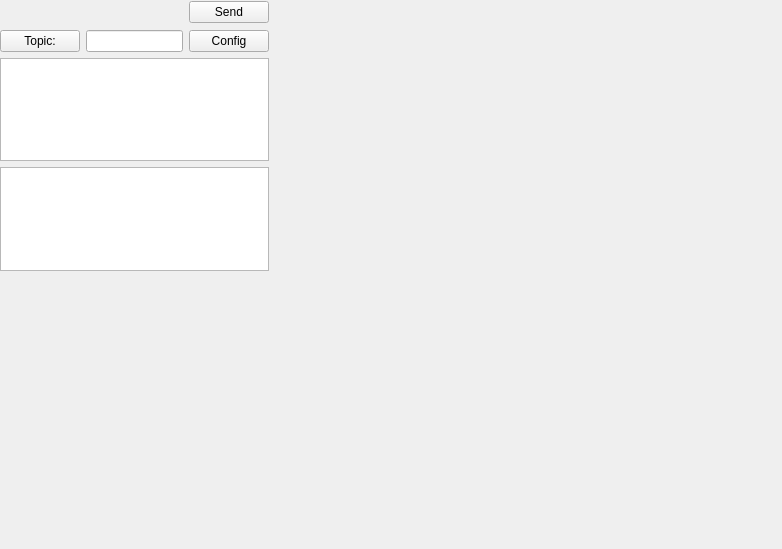
<?xml version="1.0" encoding="UTF-8"?>
<ui version="4.0">
 <class>ConferenceForm</class>
 <widget class="QWidget" name="ConferenceForm">
  <property name="geometry">
   <rect>
    <x>0</x>
    <y>0</y>
    <width>782</width>
    <height>549</height>
   </rect>
  </property>
  <property name="windowTitle">
   <string>Form</string>
  </property>
  <widget class="QWidget" name="verticalLayoutWidget">
   <property name="geometry">
    <rect>
     <x>0</x>
     <y>0</y>
     <width>269</width>
     <height>271</height>
    </rect>
   </property>
   <layout class="QVBoxLayout" name="verticalLayout">
    <item>
     <layout class="QHBoxLayout" name="horizontalLayout">
      <property name="sizeConstraint">
       <enum>QLayout::SetFixedSize</enum>
      </property>
      <item>
       <widget class="QToolButton" name="historyButton">
        <property name="minimumSize">
         <size>
          <width>24</width>
          <height>24</height>
         </size>
        </property>
        <property name="maximumSize">
         <size>
          <width>24</width>
          <height>24</height>
         </size>
        </property>
        <property name="text">
         <string/>
        </property>
        <property name="autoRaise">
         <bool>true</bool>
        </property>
       </widget>
      </item>
      <item>
       <widget class="QToolButton" name="emoticonButton">
        <property name="maximumSize">
         <size>
          <width>24</width>
          <height>24</height>
         </size>
        </property>
        <property name="text">
         <string/>
        </property>
        <property name="popupMode">
         <enum>QToolButton::InstantPopup</enum>
        </property>
        <property name="autoRaise">
         <bool>true</bool>
        </property>
       </widget>
      </item>
      <item>
       <widget class="QToolButton" name="translitButton">
        <property name="maximumSize">
         <size>
          <width>24</width>
          <height>24</height>
         </size>
        </property>
        <property name="text">
         <string/>
        </property>
        <property name="autoRaise">
         <bool>true</bool>
        </property>
       </widget>
      </item>
      <item>
       <widget class="QToolButton" name="onEnterButton">
        <property name="maximumSize">
         <size>
          <width>24</width>
          <height>24</height>
         </size>
        </property>
        <property name="text">
         <string/>
        </property>
        <property name="checkable">
         <bool>true</bool>
        </property>
        <property name="autoRaise">
         <bool>true</bool>
        </property>
       </widget>
      </item>
      <item>
       <widget class="QToolButton" name="quoteButton">
        <property name="maximumSize">
         <size>
          <width>24</width>
          <height>24</height>
         </size>
        </property>
        <property name="text">
         <string/>
        </property>
        <property name="autoRaise">
         <bool>true</bool>
        </property>
       </widget>
      </item>
      <item>
       <widget class="QToolButton" name="clearButton">
        <property name="maximumSize">
         <size>
          <width>24</width>
          <height>24</height>
         </size>
        </property>
        <property name="text">
         <string/>
        </property>
        <property name="autoRaise">
         <bool>true</bool>
        </property>
       </widget>
      </item>
      <item>
       <spacer name="horizontalSpacer">
        <property name="orientation">
         <enum>Qt::Horizontal</enum>
        </property>
        <property name="sizeHint" stdset="0">
         <size>
          <width>40</width>
          <height>20</height>
         </size>
        </property>
       </spacer>
      </item>
      <item>
       <widget class="QPushButton" name="sendButton">
        <property name="text">
         <string>Send</string>
        </property>
       </widget>
      </item>
     </layout>
    </item>
    <item>
     <layout class="QHBoxLayout" name="horizontalLayout_3">
      <property name="sizeConstraint">
       <enum>QLayout::SetMinimumSize</enum>
      </property>
      <item>
       <widget class="QPushButton" name="topicButton">
        <property name="text">
         <string>Topic:</string>
        </property>
       </widget>
      </item>
      <item>
       <widget class="QLineEdit" name="topicLineEdit">
        <property name="readOnly">
         <bool>true</bool>
        </property>
       </widget>
      </item>
      <item>
       <widget class="QPushButton" name="configButton">
        <property name="text">
         <string>Config</string>
        </property>
       </widget>
      </item>
     </layout>
    </item>
    <item>
     <widget class="QListView" name="conferenceList">
      <property name="selectionRectVisible">
       <bool>true</bool>
      </property>
     </widget>
    </item>
    <item>
     <widget class="QTextEdit" name="conferenceTextEdit">
      <property name="sizePolicy">
       <sizepolicy hsizetype="Expanding" vsizetype="Preferred">
        <horstretch>0</horstretch>
        <verstretch>0</verstretch>
       </sizepolicy>
      </property>
      <property name="minimumSize">
       <size>
        <width>0</width>
        <height>24</height>
       </size>
      </property>
     </widget>
    </item>
   </layout>
  </widget>
 </widget>
 <resources/>
 <connections/>
</ui>
